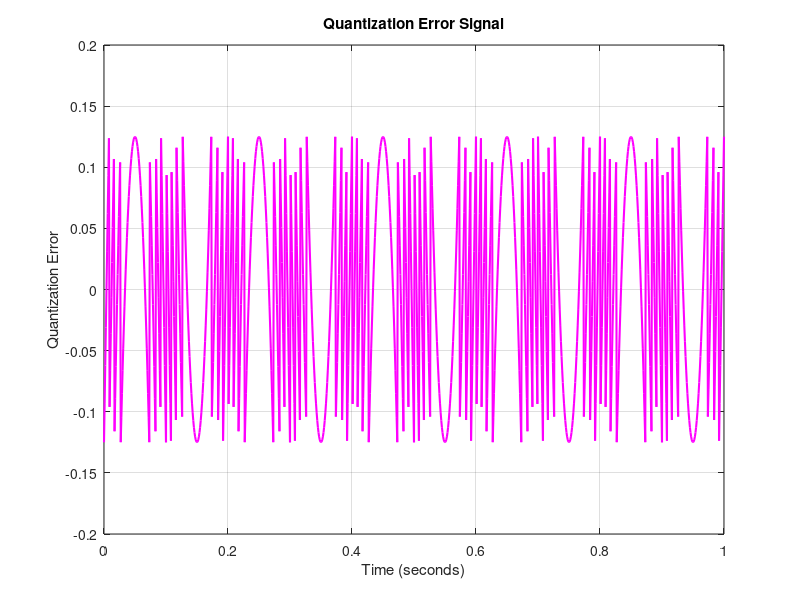

MATLAB code to generate this figure:
clc;
clear;
close all;

% Step 1: Generate sine wave
f = 5;
t = 0:0.001:1;
x = sin(2*pi*f*t);

% Step 2: Define uniform quantizer
L = 8;
xmin = -1;
xmax = 1;

delta = (xmax-xmin)/L;

% Step 3: Quantize the signal
index = floor((x-xmin)/delta);
index = min(max(index,0),L-1);

xq = xmin + (index+0.5)*delta;

% Step 4: Calculate quantization error
e = x-xq;

% Step 5: Calculate Mean Squared Error
MSE = mean(e.^2);

% Step 6: Display MSE
fprintf('Quantization Step Size = %.4f\n',delta);
fprintf('Mean Squared Error (MSE) = %.6f\n',MSE);

% Step 7: Plot quantization error
figure;

plot(t,e,'m','LineWidth',1.5);

title('Quantization Error Signal');
xlabel('Time (seconds)');
ylabel('Quantization Error');

grid on;
